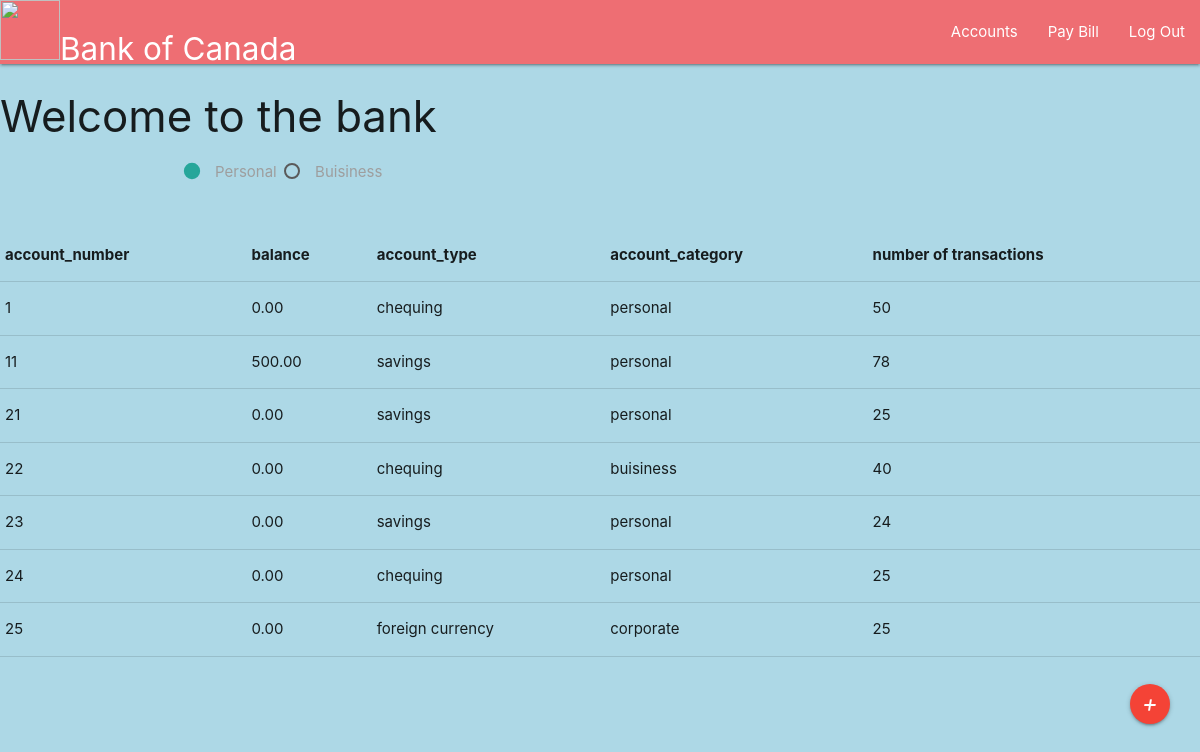
Page /welcome.php (signed in) on the committed database.
### tables this page shows
CREATE TABLE `account` (
  `account_number` int(11) NOT NULL AUTO_INCREMENT,
  `balance` decimal(10,2) NOT NULL,
  `interest_rate_id` int(11) DEFAULT NULL,
  `account_type` varchar(255) DEFAULT NULL,
  `account_category` varchar(255) DEFAULT NULL,
  `client_id` int(11) NOT NULL,
  `transaction_limit` int(45) DEFAULT 25,
  PRIMARY KEY (`account_number`),
  KEY `savings_account_client_client_id_fk` (`client_id`),
  KEY `savings_account_interest_interest_rate_id_fk` (`interest_rate_id`),
  CONSTRAINT `savings_account_client_client_id_fk` FOREIGN KEY (`client_id`) REFERENCES `client` (`client_id`) ON UPDATE CASCADE,
  CONSTRAINT `savings_account_interest_interest_rate_id_fk` FOREIGN KEY (`interest_rate_id`) REFERENCES `interest` (`interest_rate_id`) ON UPDATE CASCADE
);

### welcome.php (the view, shortened to what this page needs)
<!DOCTYPE html>
<html lang="en" dir="ltr">
  <head>
    <link rel="stylesheet" href="https://cdnjs.cloudflare.com/ajax/libs/materialize/1.0.0/css/materialize.min.css">
  </head>
  <body>
    <?php
      include('client_navbar.php');
     ?>
    <h3>Welcome to the bank</h3>
<div class="container">
<label>
  <span>Personal</span>
</label>
<label>
  <span>Buisiness</span>
</label>
</div>
<br>
<br>
    <?php
        if(isset($_SESSION['client_id'])){
          $client_id = $_SESSION['client_id'];
          $servername = "localhost";
          $username = "root";
          $password_db = "";
          $conn = new mysqli($servername, $username, $password_db);
          $sql = "SELECT * FROM account WHERE client_id=".$client_id.";";
          $result = $conn->query($sql);
          if ($result->num_rows > 0) {
            echo     "<table border='1' class='highlight' id='account_table'>
                <tr>
                  <th>account_number</th>
                  <th>balance</th>
                  <th>account_type</th>
                  <th>account_category</th>
                  <th>number of transactions</th>
                </tr>";
              while($row = $result->fetch_assoc()) {
                  echo "<tr>";
                    echo "<td>".$row['account_number']."</td>";
                    echo "<td>".$row['balance']."</td>";
                    echo "<td>".$row['account_type']."</td>";
                    echo "<td>".$row['account_category']."</td>";
                    echo "<td>".$row['transaction_limit']."</td>";
                  echo "</tr>";
              }
              echo "</table>";
          }
        }
        else{
                echo "<script>M.toast({html: 'Please Login', classes: 'rounded'});</script>";
                header('refresh:1,url=index.php');
        }
    ?>
    <br>
    <div class="container" style="position: relative;">
        <a class="btn-floating btn-medium waves-effect waves-light red" style=" position: absolute;right: -150px;top: 5px;" href="createAccount.php"><i class="material-icons">+</i></a>
    </div>
  </body>
</html>

### welcome.php (style rules this page uses)
body { background-color: lightblue; }

### rows in the picture
account: account_number "1", balance "0.00", account_type "chequing", account_category "personal", transaction_limit "50"
account: account_number "11", balance "500.00", account_type "savings", account_category "personal", transaction_limit "78"
account: account_number "21", balance "0.00", account_type "savings", account_category "personal", transaction_limit "25"
account: account_number "22", balance "0.00", account_type "chequing", account_category "buisiness", transaction_limit "40"
account: account_number "23", balance "0.00", account_type "savings", account_category "personal", transaction_limit "24"
account: account_number "24", balance "0.00", account_type "chequing", account_category "personal", transaction_limit "25"
account: account_number "25", balance "0.00", account_type "foreign currency", account_category "corporate", transaction_limit "25"
